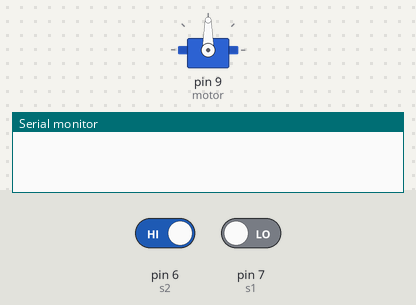
A sketch run on a simulated Arduino Uno, built with avr-gcc and run on an emulated ATmega328P. Parts: servo, the last lines printed to the serial monitor. Inputs (shaded band) come from the test bench; at power-on: pin 6 (s2) HIGH, pin 7 (s1) LOW.

Above: at 1.2 s.
1.3 s: pin 6 (s2) driven LOW
At 2.7 s:
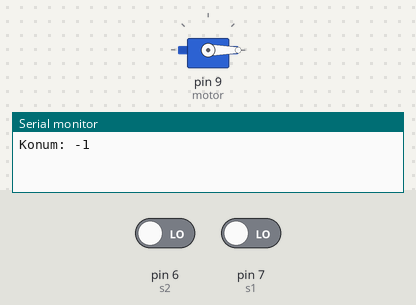
Timing chart, 0 to 4.3 s (numbered marks = the images above; inputs shaded):
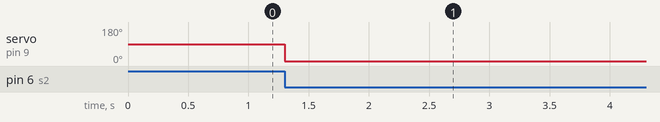

The sketch:

Encoder_ile_Servo_Motor_Kontrol_.ino
```cpp
 #include <Servo.h>
 #define s1 7
 #define s2 6

 int sayac = 0;
 int durum ;
 int sonDurum ;
 Servo motor;

 void setup() {
   pinMode (s1,INPUT);
   pinMode (s2,INPUT);
   motor.attach(9);
   Serial.begin (9600);
   sonDurum = digitalRead(s2);
 }

 void loop() {
   durum = digitalRead(s2);
   if (durum != sonDurum){
     if (digitalRead(s1) != durum) {
       sayac ++;
     } else {
       sayac --;
     }
     motor.write(sayac);
     Serial.print("Konum: ");
     Serial.println(sayac);
   }
   sonDurum = durum;
 }
```

Measured:
- after the input at 1.3 s, servo on pin 9 (motor): 90° → 0° at once
